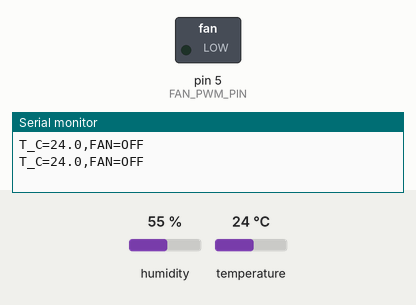
Recording of a sketch running on a simulated Arduino Uno, built with avr-gcc and run on an emulated ATmega328P. Shown: switched loads named in the sketch (green lamp = pin HIGH), the last lines printed to the serial monitor. Inputs (shaded band) come from the test bench; at power-on: temperature 24 °C, humidity 55 %.

Above: at 2.8 s.
2.9 s: temperature set to 28 °C
5.6 s: temperature set to 31 °C
At 7.0 s:
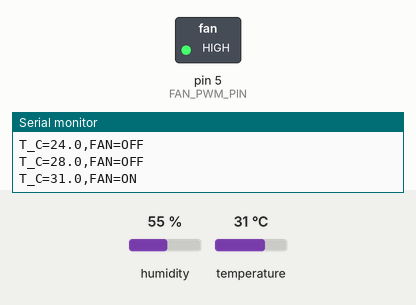
8.3 s: temperature set to 12 °C
At 10.5 s:
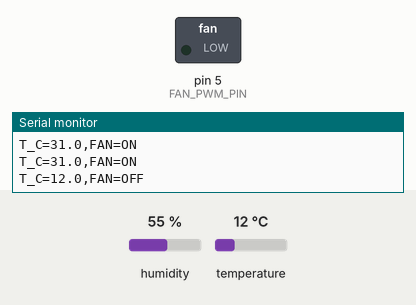
11.6 s: temperature set to 33 °C
At 12.9 s:
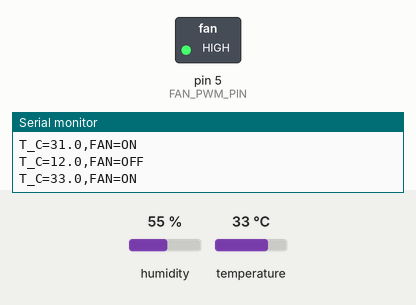
Timing chart, 0 to 14.6 s (numbered marks = the images above; inputs shaded):
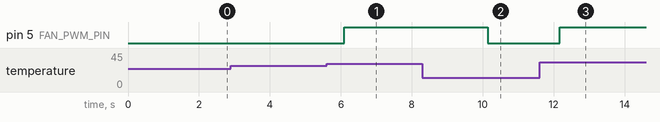

The sketch:

dht_fan_controller.ino
```cpp
#include <DHT.h>
const uint8_t DHT_PIN = 2;
const uint8_t FAN_PWM_PIN = 5;
const float FAN_ON_C = 30.0;
const float FAN_OFF_C = 28.0;
DHT dht(DHT_PIN, DHT11);
bool fanOn = false;

void setup() {
  pinMode(FAN_PWM_PIN, OUTPUT);
  Serial.begin(9600);
  dht.begin();
}

void loop() {
  float t = dht.readTemperature();
  if (isnan(t)) { Serial.println("READ_ERROR"); delay(2000); return; }
  if (!fanOn && t >= FAN_ON_C) fanOn = true;
  if (fanOn && t <= FAN_OFF_C) fanOn = false;
  analogWrite(FAN_PWM_PIN, fanOn ? 255 : 0);
  Serial.print("T_C="); Serial.print(t, 1);
  Serial.print(",FAN="); Serial.println(fanOn ? "ON" : "OFF");
  delay(2000);
}
```

Measured:
- the behaviour switches between 29 and 30 °C on temperature (found by bisection; images 0 and 1)
- after the input at 5.6 s, pin 5 (FAN_PWM_PIN): LOW → HIGH after 0.49 s
- after the input at 8.3 s, pin 5 (FAN_PWM_PIN): HIGH → LOW after 1.8 s
- after the input at 11.6 s, pin 5 (FAN_PWM_PIN): LOW → HIGH after 0.57 s
